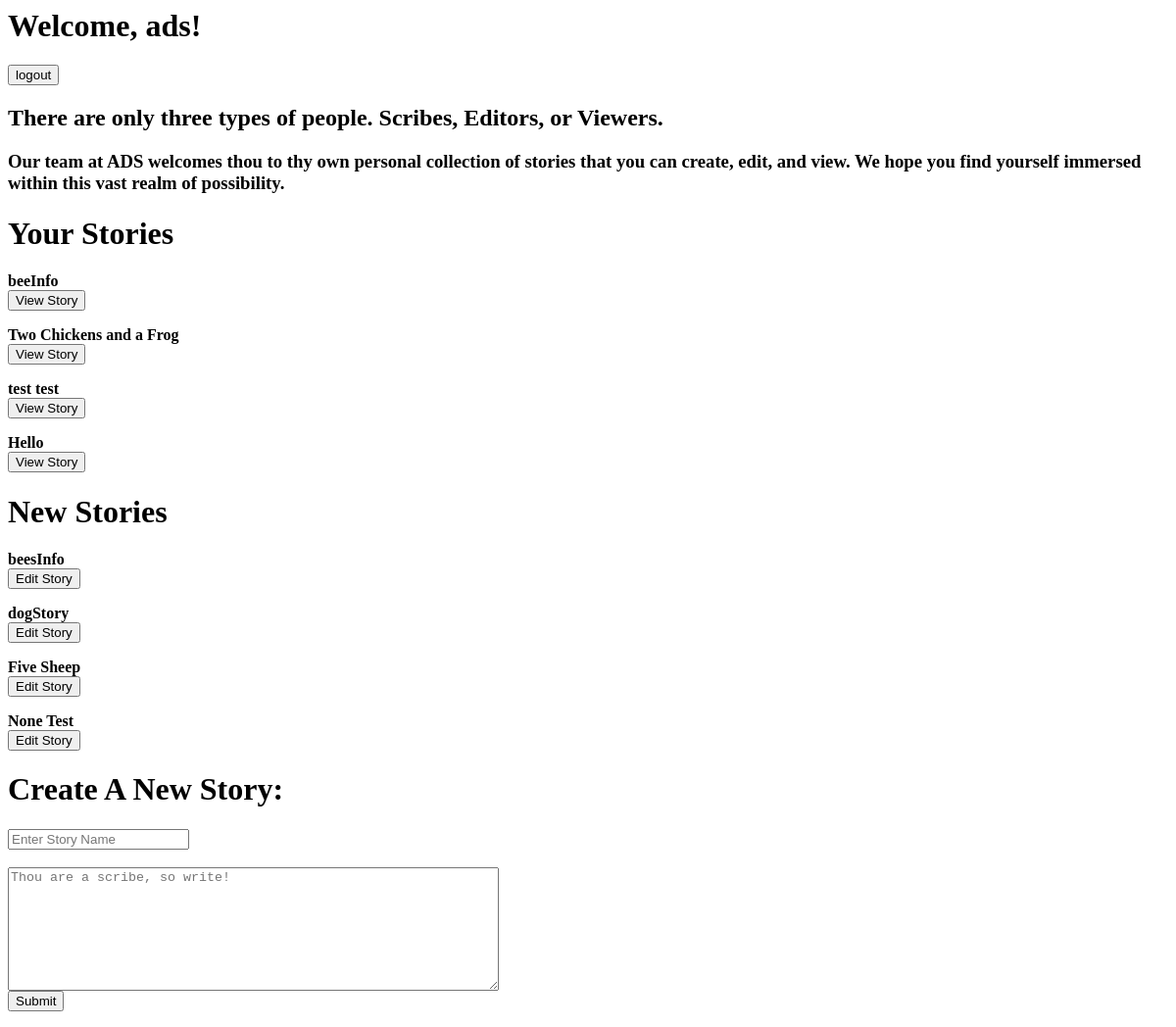
Before: /home (signed in) with the older database file.
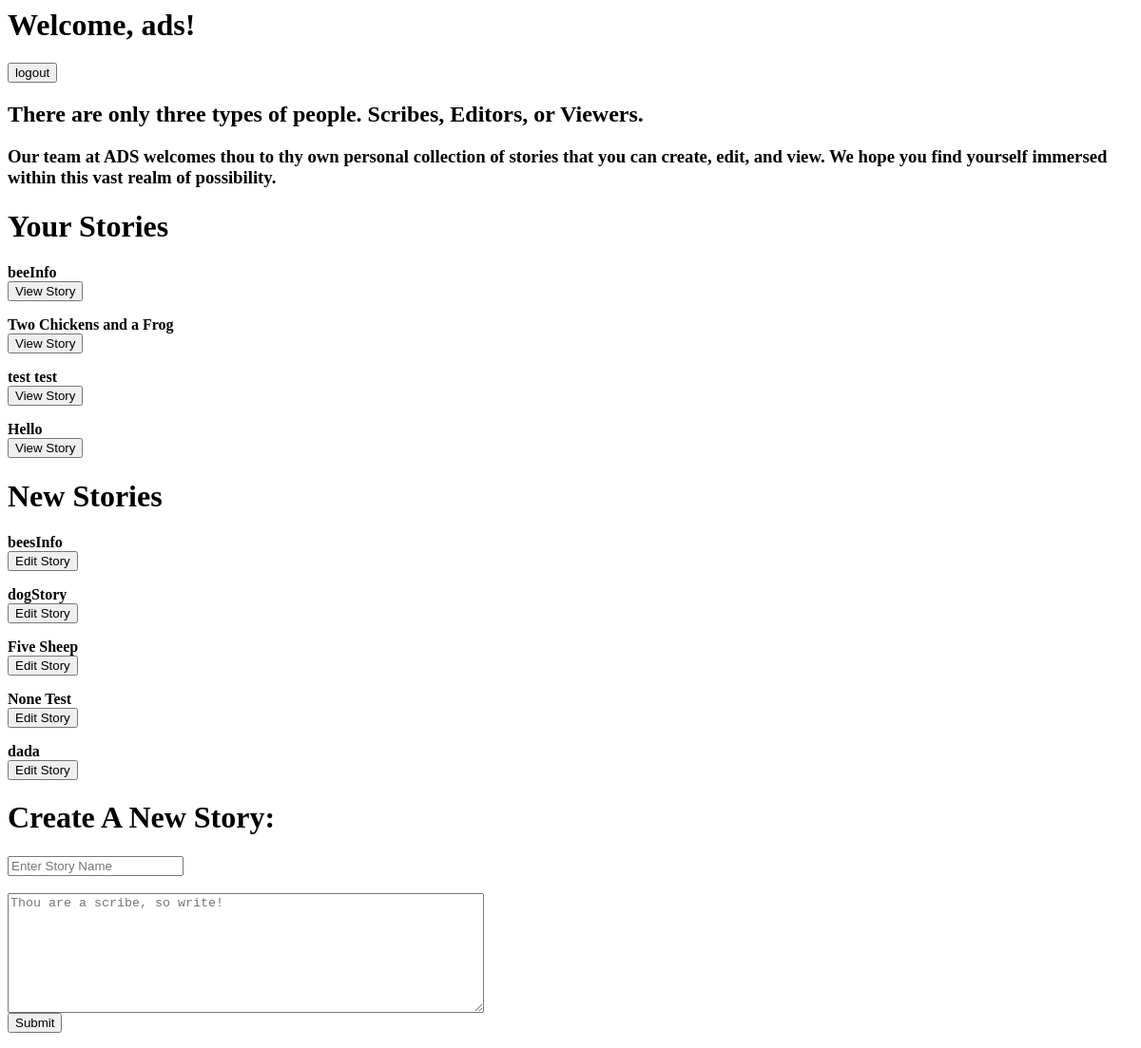
After: the same page with the newer database file.
### tables this page shows
CREATE TABLE StoryInfo (storyName TEXT, fullStory TEXT, lastAdded TEXT, Contributors TEXT);

### app/__init__.py (the view)
@app.route('/home')
def home():
    if 'username' not in session:
        return redirect("/login")
    username = session['username']
    password = session['password']
    if db_tools.verify_account(username, password):
        viewable_pages, editable_pages = db_tools.get_user_stories(username)[0], db_tools.get_user_stories(username)[1]
        print("viewable pages:" + str(viewable_pages))
        return render_template("home_page.html", username = username,
        viewable_stories = viewable_pages, editable_stories = editable_pages)

### app/db_tools.py (called while the page is built)
def get_table_list(tableName):
    db = sqlite3.connect(DB_FILE, check_same_thread=False)
    c = db.cursor()
    res = c.execute(f"SELECT * from {tableName}")
    out = res.fetchall()
    db.commit()
    db.close()
    return out

def verify_account(username, password):
    accounts = get_table_list("UserInfo")
    for account in accounts:
        if account[0] == username and account[1] == password:
            return True
    return False

def get_user_stories(username):
    viewable_stories = []
    editable_stories = []
    stories = get_table_list("StoryInfo")
    for story in stories:
        contributors = story[3].split(",")
        if username in contributors:
            viewable_stories.append(story[0])
        else:
            editable_stories.append(story[0])
    return viewable_stories, editable_stories

### app/templates/home_page.html (shortened to what this page needs)
<head>
  </head>
  <body>
    <h1>
          Welcome, {{username}}!
    </h1>
    <form action="/logout">
        <input type="submit" value="logout" />
    </form>
    <h2>
       There are only three types of people. Scribes, Editors, or Viewers.
    </h2>
    <h3>
       Our team at ADS welcomes thou to thy own personal collection of stories that you can create, edit, and view. We hope you find yourself immersed within this vast realm of possibility.
    </h3>
    <h1> Your Stories</h1>
    {% for page in viewable_stories %}
    <strong>{{page}}</strong>
    <form action="/view">
       <input type="submit" value="View Story">
    </form>
    {% endfor %}
    <h1> New Stories </h1>
    {% for page in editable_stories %}
    <strong>{{page}}</strong>
    <form action="/edit">
       <input type="submit" value="Edit Story">
    </form>
    {% endfor %}
    <h1> Create A New Story: </h1>
    <form action="/create_story" method="POST">
      <input type="text"name="storyName"placeholder="Enter Story Name" >
        <br>
        <br>
      <textarea placeholder="Thou are a scribe, so write!"rows = "8"cols = "60"name = "newText"></textarea>
      <br>
      <input type="submit" name="Create Story">
    </form>
  </body>
</html>

Changed rows visible on the page:
added StoryInfo: storyName "dada", shown under "New Stories"
